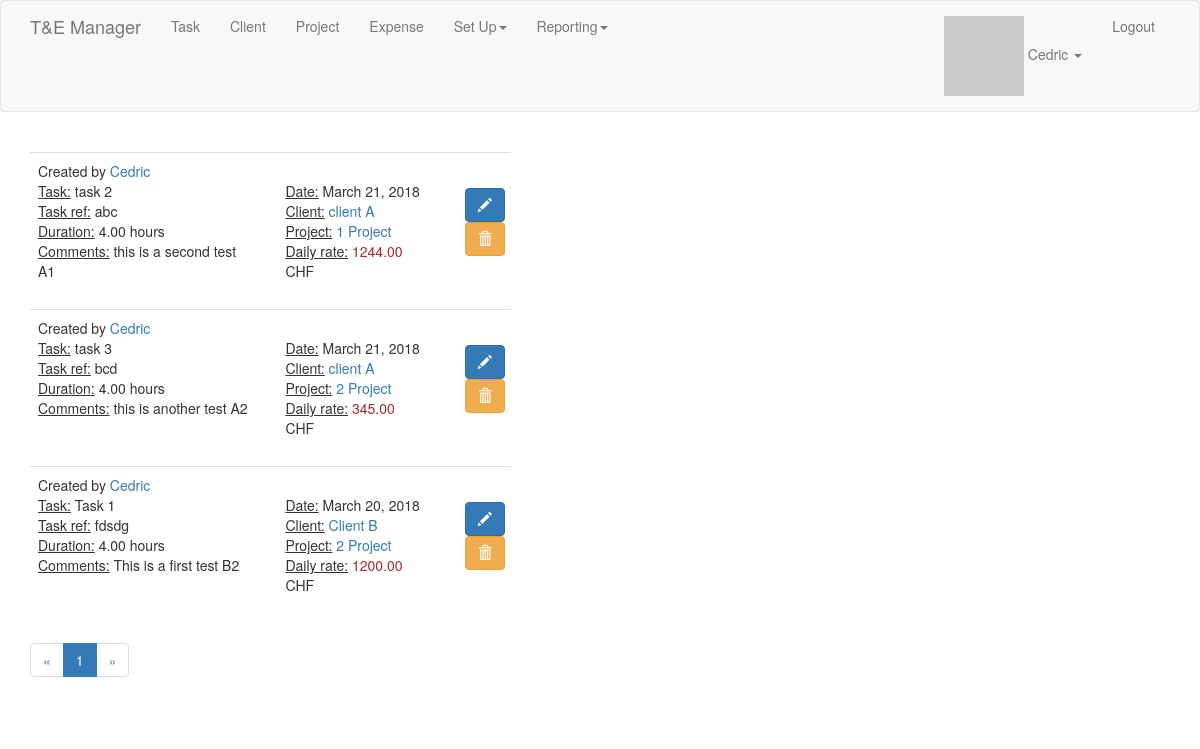
The app's page /my_followed_tasks (signed in) with its own data.
### app/models.py (models this page shows, shortened)
class User(UserMixin, db.Model):
    id = db.Column(db.Integer, primary_key=True)
    username = db.Column(db.String(64), index=True, unique=True)
    email = db.Column(db.String(120), index=True, unique=True)
    password_hash = db.Column(db.String(128))
    tasks = db.relationship('Task', backref='user_task', lazy='dynamic')
    about_me = db.Column(db.String(140))
    last_seen = db.Column(db.DateTime, default=datetime.utcnow)
    followed = db.relationship(
        'User', secondary=followers,
        primaryjoin=(followers.c.follower_id == id),
        secondaryjoin=(followers.c.followed_id == id),
        backref=db.backref('followers', lazy='dynamic'), lazy='dynamic')
    clients = db.relationship('Client', backref='user_client', lazy='dynamic')
    projects = db.relationship('Project', backref='user_project', lazy='dynamic')
    role_id = db.Column(db.Integer, db.ForeignKey('role.id'))
    def avatar(self, size):
        digest = md5(self.email.lower().encode('utf-8')).hexdigest()
        return 'https://www.gravatar.com/avatar/{}?d=identicon&s={}'.format(digest, size)
    def followed_tasks(self):
        followed = Task.query.join(
            followers, (followers.c.followed_id == Task.user_id)).filter(
            followers.c.follower_id == self.id)
        own = Task.query.filter_by(user_id=self.id)
        return followed.union(own).order_by(Task.date.desc())

class Task(db.Model):
    id = db.Column(db.Integer, primary_key=True)
    name = db.Column(db.String(64), index=True)
    user_id = db.Column(db.Integer, db.ForeignKey('user.id'))
    task_ref = db.Column(db.String(16))
    duration = db.Column(db.Numeric(4,2))
    date = db.Column(db.Date, index=True)
    comment = db.Column(db.String(240))
    rate = db.Column(db.Numeric(6,2))
    client_id = db.Column(db.Integer, db.ForeignKey('client.id'))
    project_id = db.Column(db.Integer, db.ForeignKey('project.id'))

class Client(db.Model):
    id = db.Column(db.Integer, primary_key=True)
    name = db.Column(db.String(64), index=True)
    user_id = db.Column(db.Integer, db.ForeignKey('user.id'))
    address = db.Column(db.String(128))
    tasks = db.relationship('Task', backref='client_task', lazy='dynamic')
    projects = db.relationship('Project', backref='client_project', lazy='dynamic')

class Project(db.Model):
    id = db.Column(db.Integer, primary_key=True)
    name = db.Column(db.String(64), index=True)
    description = db.Column(db.String(128))
    tasks = db.relationship('Task', backref='project_task', lazy='dynamic')
    user_id = db.Column(db.Integer, db.ForeignKey('user.id'))
    client_id = db.Column(db.Integer, db.ForeignKey('client.id'))

### app/tasks/routes.py (the view)
@bp.route('/my_followed_tasks')
@login_required
def my_followed_tasks():
    page = request.args.get('page', 1, type=int)
    pagination = current_user.followed_tasks().order_by(Task.date.desc(), Task.client_id.asc(), Task.task_ref.asc()).paginate(
        page, current_app.config['TASKS_PER_PAGE'], False)
    tasks = pagination.items
    return render_template('tasks/my_followed_tasks.html', title='My Followed Tasks', tasks=tasks, pagination=pagination)

### app/main/__init__.py (called while the page is built)
@bp.app_context_processor
def inject_permissions():
    return dict(Permission=Permission)

### app/main/routes.py (called while the page is built)
@bp.before_app_request
def before_request():
    if current_user.is_authenticated:
        current_user.last_seen = datetime.utcnow()
        db.session.commit()

### app/models.py (called while the page is built)
@login.user_loader
def load_user(id):
    return User.query.get(int(id))

### app/templates/tasks/my_followed_tasks.html
{% extends "base.html" %}
{% import 'bootstrap/wtf.html' as wtf %}
{% import "_macros.html" as macros %}
{% block app_content %}
    <div class="pagination">
        {% for task in tasks %}
            {% include 'tasks/_task.html' %}
        {% endfor %}
        {{ macros.pagination_widget(pagination, 'tasks.add_task') }}
    </div>
{% endblock %}

### app/templates/base.html (shortened to what this page needs)
{% extends 'bootstrap/base.html' %}
{% block navbar %}
    <nav class="navbar navbar-default">
        <div class="container">
            <div class="navbar-header">
                {% if current_user.is_authenticated %}
                <a class="navbar-brand" href="{{ url_for('main.index') }}">T&E Manager</a>
                {% else %}
                <a class="navbar-brand" href="{{ url_for('auth.login') }}">T&E Manager</a>
                {% endif %}
            </div>
            <div class="collapse navbar-collapse" id="bs-example-navbar-collapse-1">
                <ul class="nav navbar-nav">
                    {% if current_user.is_authenticated %}
                    <li><a href="{{ url_for('tasks.add_task') }}">Task</a></li>
                    <li><a href="{{ url_for('clients.add_client') }}">Client</a></li>
                    <li><a href="{{ url_for('projects.add_project') }}">Project</a></li>
                    <li><a href="#">Expense</a></li>
                    <li class="dropdown"><a href="#" class="dropdown-toggle" data-toggle="dropdown">Set Up<b class="caret"></b></a>
                    <li class="dropdown"><a href="#" class="dropdown-toggle" data-toggle="dropdown">Reporting<b class="caret"></b></a>
                    </li>
                    {% endif %}
                </ul>
                <ul class="nav navbar-nav navbar-right">
                    {% if current_user.is_anonymous %}
                    <li><a href="{{ url_for('auth.register') }}">Register</a></li>
                    <li><a href="{{ url_for('auth.login') }}">Login</a></li>
                    {% else %}
                    <li class="dropdown"><a href="#" class="dropdown-toggle" data-toggle="dropdown"><img src="{{ current_user.avatar(size=18) }}"> {{ current_user.username }} <b class="caret"></b></a>
                    </li>
                    <li><a href="{{ url_for('auth.logout') }}">Logout</a></li>
                    {% endif %}
                </ul>
            </div>
        </div>
    </nav>
{% endblock %}
{% block content %}
    <div class="container">
        {% block app_content %}{% endblock %}
    </div>
{% endblock %}
{% block scripts %}
    <link rel="stylesheet" type="text/css" href="{{ url_for('static', filename='bootstrap-datetimepicker.min.css') }}" />
{% endblock %}

### app/templates/tasks/_task.html
<table class="table table-hover">
    <tr>
        <td>
            Created by <a href="{{ url_for('main.user', username=task.user_task.username) }}">{{ task.user_task.username }}</a>
            <div class="row">
                <div class="col-md-6">
                    <u>Task:</u> {{ task.name }}<br>
                    <u>Task ref:</u> {{ task.task_ref }}<br>
                    <u>Duration:</u> {{ task.duration }} hours<br>
                    {% autoescape false %}
                    <u>Comments:</u> {{ task.comment | replace("\n", "<br/>") }}<br>
                    {% endautoescape %}
                </div>
                <div class="col-md-4">
                    <u>Date:</u> {{ moment(task.date).format('LL') }}<br>
                    <u>Client:</u> <a href="{{ url_for('clients.edit_client', id=task.client_task.id) }}">{{ task.client_task.name }}</a><br>
                    <u>Project:</u> <a href="{{ url_for('projects.edit_project', id=task.project_task.id) }}">{{ task.project_task.name }}</a><br>
                    <u>Daily rate:</u> <span style="color: brown;">{{ task.rate }}</span> CHF<br>
                </div>
                {% if current_user.is_administrator %}
                <div class="btn pull-right">
                    <a class="btn btn-primary" href="{{ url_for('tasks.edit_task', id=task.id) }}"><span class="glyphicon glyphicon-pencil"></span></a>
                    <form method="post" action="{{ url_for('tasks.delete_task', id=task.id) }}"><button type="submit" class="btn btn-warning"><span class="glyphicon glyphicon-trash"></span></button></form>
                </div>
                {% endif %}
            </div>
        </td>
    </tr>
</table>

### records on screen
User: username "Cedric"
Task: user_task.username "Cedric", name "task 2", task_ref "abc", duration "4.00", comment "this is a second test A1", date "March 21, 2018", client_task.name "client A", project_task.name "1 Project", rate "1244.00"
Task: user_task.username "Cedric", name "task 3", task_ref "bcd", duration "4.00", comment "this is another test A2", date "March 21, 2018", client_task.name "client A", project_task.name "2 Project", rate "345.00"
Task: user_task.username "Cedric", name "Task 1", task_ref "fdsdg", duration "4.00", comment "This is a first test B2", date "March 20, 2018", client_task.name "Client B", project_task.name "2 Project", rate "1200.00"

### other values on screen
{{ p }} "1"
